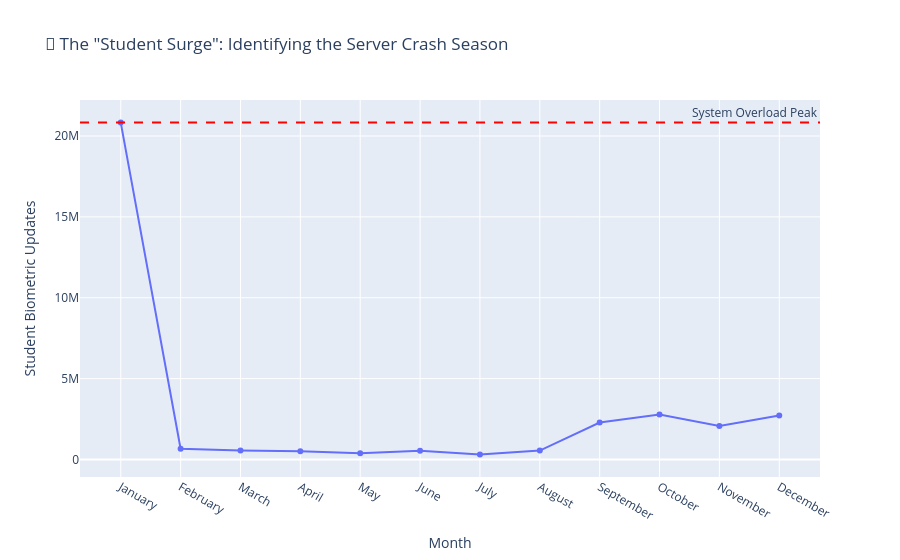

The notebook cell this image was saved under:
### Code cell
import plotly.express as px
import pandas as pd# 1. Filter for Student Age Group (5-17) in Biometric Updates
# We want to see WHEN they update
student_updates = df_bio[['date', 'bio_age_5_17']].copy()

# 2. Extract Month
student_updates['month_name'] = student_updates['date'].dt.month_name()
student_updates['month_num'] = student_updates['date'].dt.month

# 3. Aggregate by Month (Summing up all years to see the pattern)
monthly_pattern = student_updates.groupby(['month_num', 'month_name'])['bio_age_5_17'].sum().reset_index()

# 4. Sort by Calendar Month (Jan to Dec)
monthly_pattern = monthly_pattern.sort_values('month_num')

print("\n🎒 Monthly Student Update Pattern:")
display(monthly_pattern)

# --- VISUALIZATION 2: SEASONALITY LINE CHART ---
fig_season = px.line(
    monthly_pattern,
    x='month_name',
    y='bio_age_5_17',
    title='🎒 The "Student Surge": Identifying the Server Crash Season',
    markers=True,
    labels={'bio_age_5_17': 'Student Biometric Updates', 'month_name': 'Month'}
)

# Highlight the Peak
max_val = monthly_pattern['bio_age_5_17'].max()
fig_season.add_hline(y=max_val, line_dash="dash", line_color="red", annotation_text="System Overload Peak")

fig_season.show()

### Figure 1 — Plotly figure (JSON) as saved in the notebook; plotly's stock layout.template omitted (floating-point values rounded to 4 significant figures)
{"data": [{"hovertemplate": "Month=%{x}<br>Student Biometric Updates=%{y}<extra></extra>", "legendgroup": "", "line": {"color": "#636efa", "dash": "solid"}, "marker": {"symbol": "circle"}, "mode": "lines+markers", "name": "", "orientation": "v", "showlegend": false, "type": "scatter", "x": ["January", "February", "March", "April", "May", "June", "July", "August", "September", "October", "November", "December"], "xaxis": "x", "y": [20827015, 666600, 563950, 512443, 389715, 533374, 315285, 552308, 2286437, 2787083, 2068051, 2724594], "yaxis": "y"}], "layout": {"annotations": [{"showarrow": false, "text": "System Overload Peak", "x": 1, "xanchor": "right", "xref": "x domain", "y": 20827015, "yanchor": "bottom", "yref": "y"}], "legend": {"tracegroupgap": 0}, "shapes": [{"line": {"color": "red", "dash": "dash"}, "type": "line", "x0": 0, "x1": 1, "xref": "x domain", "y0": 20827015, "y1": 20827015, "yref": "y"}], "title": {"text": "🎒 The \"Student Surge\": Identifying the Server Crash Season"}, "xaxis": {"anchor": "y", "domain": [0, 1], "title": {"text": "Month"}}, "yaxis": {"anchor": "x", "domain": [0, 1], "title": {"text": "Student Biometric Updates"}}}}
